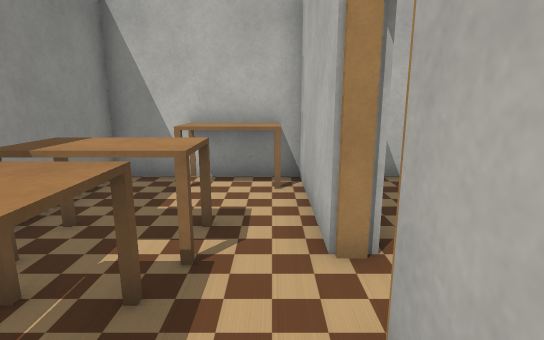
View 1 (above)

12 first-person views from a walk through a world built for the Webots simulator. The camera is 1 m above the floor, tilts 12° down and sees 80° across. The floor is counted in squares, 0.5 m on a side. Each view is taken from the middle of a square. On the plan, view 1 faces up. The plan holds only what a view shows up to about 18 squares ahead; the rest is blank. The robots in the file are not drawn. Simple shapes and patterns stand in for the simulator's stock objects. Door leaves are left out.

View 2
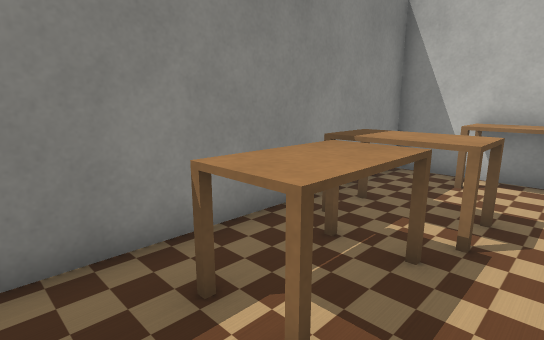

View 3
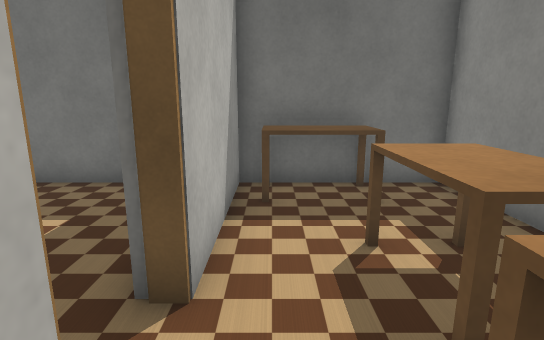

View 4
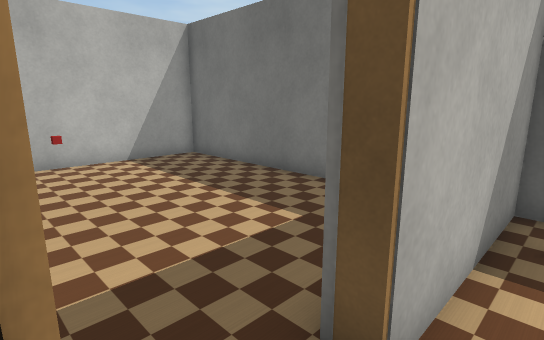

View 5
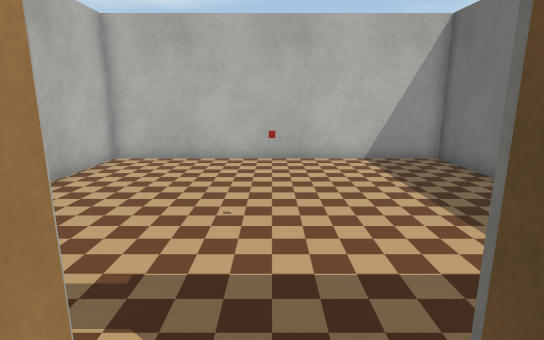

View 6
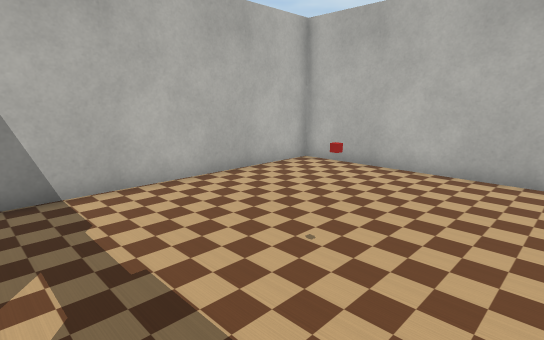

View 7
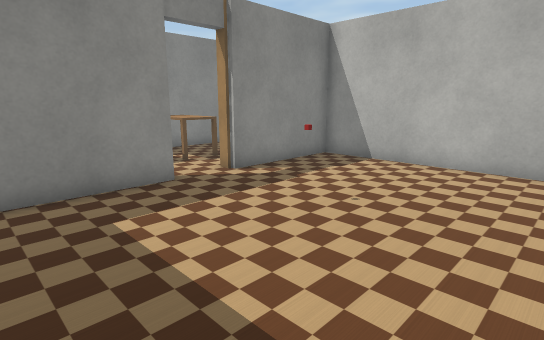

View 8
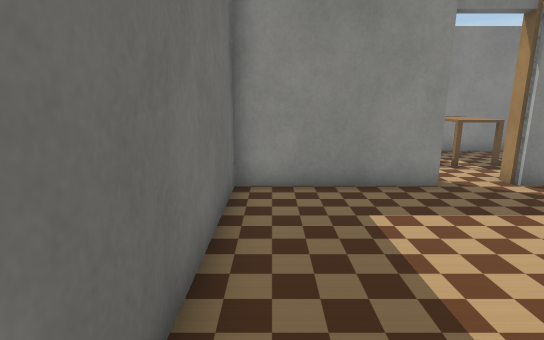

View 9
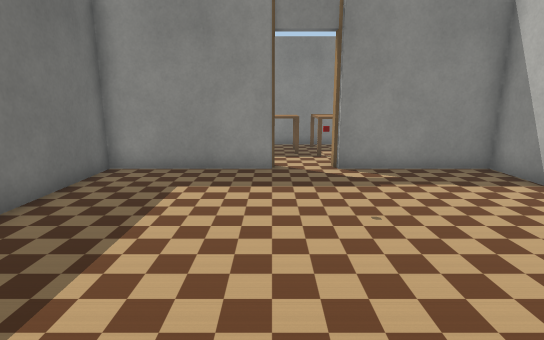

View 10
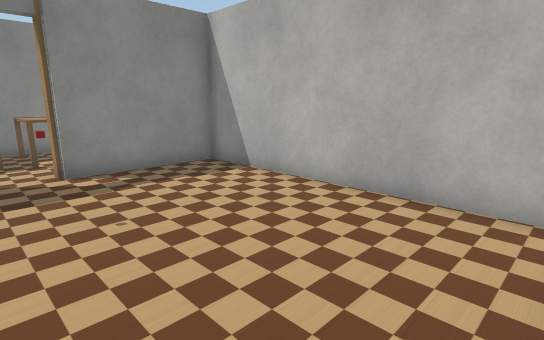

View 11
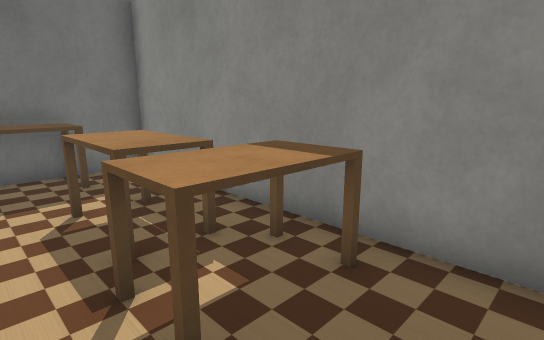

View 12
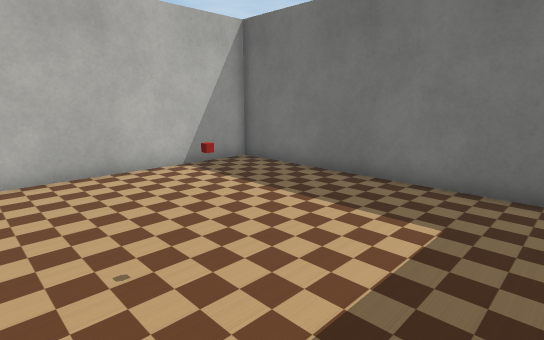

### Floor plan
Points are (right, up) in squares from view 1. A wall is a line through its corners. A room is listed if a view was taken in it or the views show most of it. See-through windows are left out.
Room 1 (views 1, 2, 3, 4, 5, 11)
walls: (0.8, 3.9) (0.8, 8.6) (-4.2, 8.6) (-4.2, -2.9) (0.8, -2.9) (0.8, 2.1)
ways out: open door at (1, 3) to room 2
objects: desk (-3, 4) to (-1, 5); desk (-2, -2) to (0, -2); desk (-2, 1) to (-2, 3); desk (-2, 8) to (0, 8)
Room 2 (views 6, 7, 8, 9, 10, 12)
walls: (1.4, 2.1) (1.4, -2.9) (11.4, -2.9) (11.4, 8.6) (1.4, 8.6) (1.4, 3.9)
ways out: open door at (1, 3) to room 1
objects: other object (5, 3)

Positions as (right, up) in squares from view 1, and headings:
1: (0, 0), facing up
2: (0, -1), facing up-left
3: (0, 5), facing down
4: (0, 4), facing down-right
5: (0, 3), facing right
6: (2, 1), facing up-right
7: (9, -2), facing up-left
8: (9, -2), facing left
9: (11, 2), facing left
10: (11, 2), facing up-left
11: (0, 7), facing down-left
12: (2, 5), facing down-right
